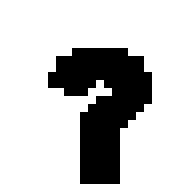
#> input picture matplotlib/mpl-data/images/help.ppm, 24 x 24 px (shown 8 times larger); its folder holds only this picture in this run
$ python reconnaissanceCarte.py   (older library calls are emulated)
#> lines starting #> are read from the running program, lines starting #| are printed output that depends on the picture; after the words box and inside, x2 and y2 are one past the last pixel; in counts of white or black regions, pixels touching at a corner belong together
### pytesseract/pytesseract.py
#!/usr/bin/env python

import shlex
import string
import subprocess
import sys
import tempfile
from contextlib import contextmanager
from csv import QUOTE_NONE
from distutils.version import LooseVersion
from errno import ENOENT
from functools import wraps
from glob import iglob
from io import BytesIO
from os import environ, extsep, remove
from os.path import normcase, normpath, realpath
from pkgutil import find_loader
from threading import Timer

try:
    from PIL import Image
except ImportError:
    import Image


tesseract_cmd = 'tesseract'

numpy_installed = find_loader('numpy') is not None
if numpy_installed:
    from numpy import ndarray

pandas_installed = find_loader('pandas') is not None
if pandas_installed:
    import pandas as pd

RGB_MODE = 'RGB'
SUPPORTED_FORMATS = {'JPEG', 'PNG', 'PBM', 'PGM', 'PPM', 'TIFF', 'BMP', 'GIF'}

OSD_KEYS = {
    'Page number': ('page_num', int),
    'Orientation in degrees': ('orientation', int),
    'Rotate': ('rotate', int),
    'Orientation confidence': ('orientation_conf', float),
    'Script': ('script', str),
    'Script confidence': ('script_conf', float),
}


class Output:
    BYTES = 'bytes'
    DATAFRAME = 'data.frame'
    DICT = 'dict'
    STRING = 'string'


class PandasNotSupported(EnvironmentError):
    def __init__(self):
        super(PandasNotSupported, self).__init__('Missing pandas package')


class TesseractError(RuntimeError):
    # [4 lines left out: function __init__, not called in this run]


class TesseractNotFoundError(EnvironmentError):
    # [4 lines left out: function __init__, not called in this run]


class TSVNotSupported(EnvironmentError):
    # [4 lines left out: function __init__, not called in this run]


def kill(process, code):
    process.kill()
    process.returncode = code


# [21 lines left out: function timeout_manager, not called in this run]


def run_once(func):
    # [5 lines left out: function wrapper, not called in this run]

    wrapper._result = wrapper
    return wrapper


# [14 lines left out: functions get_errors, cleanup, not called in this run]


def prepare(image):
    if numpy_installed and isinstance(image, ndarray):
        image = Image.fromarray(image)

    if not isinstance(image, Image.Image):
        raise TypeError('Unsupported image object')

    extension = 'PNG' if not image.format else image.format
    if extension not in SUPPORTED_FORMATS:
        raise TypeError('Unsupported image format/type')

    if not image.mode.startswith(RGB_MODE):
        image = image.convert(RGB_MODE)

    if 'A' in image.getbands():
        # discard and replace the alpha channel with white background
        background = Image.new(RGB_MODE, image.size, (255, 255, 255))
        background.paste(image, (0, 0), image)
        image = background

    image.format = extension
    return image, extension


@contextmanager
def save(image):
    with tempfile.NamedTemporaryFile(prefix='tess_') as f:
        if isinstance(image, str):
            yield f.name, realpath(normpath(normcase(image)))
            return

        image, extension = prepare(image)
        input_file_name = f.name + extsep + extension
        image.save(input_file_name, format=extension, **image.info)

        try:
            yield f.name, input_file_name
        finally:
            cleanup(input_file_name)


# [57 lines left out: functions subprocess_args, run_tesseract, not called in this run]


def run_and_get_output(
    image,
    extension='',
    lang=None,
    config='',
    nice=0,
    timeout=0,
    return_bytes=False,
):

    with save(image) as (temp_name, input_filename):
        kwargs = {
            'input_filename': input_filename,
            'output_filename_base': temp_name,
            'extension': extension,
            'lang': lang,
            'config': config,
            'nice': nice,
            'timeout': timeout,
        }

        run_tesseract(**kwargs)
        filename = kwargs['output_filename_base'] + extsep + extension
        with open(filename, 'rb') as output_file:
            if return_bytes:
                return output_file.read()
            return output_file.read().decode('utf-8').strip()


# [68 lines left out: functions file_to_dict, is_valid, osd_to_dict, get_tesseract_version, not called in this run]


def image_to_string(
    image, lang=None, config='', nice=0, output_type=Output.STRING, timeout=0,
):
    """
    Returns the result of a Tesseract OCR run on the provided image to string
    """
    args = [image, 'txt', lang, config, nice, timeout]

    return {
        Output.BYTES: lambda: run_and_get_output(*(args + [True])),
        Output.DICT: lambda: {'text': run_and_get_output(*args)},
        Output.STRING: lambda: run_and_get_output(*args),
    }[output_type]()


# [110 lines left out: functions image_to_pdf_or_hocr, image_to_boxes, get_pandas_output, image_to_data, image_to_osd, main, not called in this run]


# [2 lines that do not run on import are left out]

### reconnaissanceCarte.py

import pytesseract                  #pour faire de la reconnaissance de caracteres
import cv2                          #pour appliquer des methodes de TIM
import numpy as np                  #pour appliquer des methodes de TIM
import matplotlib.pyplot as plt     #pour afficher une image
import math                         #pour utiliser floor et ceil
import pylab                        #pour afficher des courbes
import os                           #pour avoir les paths
from xml.etree import ElementTree
from xml.etree.ElementTree import Element, SubElement, Comment, tostring
from xml.dom import minidom
from tkinter import Tk
from tkinter.filedialog import askopenfilename

Tk().withdraw() # we don't want a full GUI, so keep the root window from appearing
filename = askopenfilename() # show an "Open" dialog box and return the path to the selected file
#> the answer given: matplotlib/mpl-data/images/help.ppm
print()


pytesseract.pytesseract.tesseract_cmd = r'C:\Program Files\Tesseract-OCR\tesseract.exe'


def ocr_core(image):
    """
    This function will handle the core OCR processing of images.
    """
    text = pytesseract.image_to_string(image)
    return text

def get_sub_image(image,coord):
    """
    this function return the part of an image giving the coord of the selection
    the crop region must be given as a 4-tuple - (left, upper, right, lower).
    """
    x1 = coord[0]
    y1 = coord[1]
    x2 = coord[2]
    y2 = coord[3]
    cropped_im = image[y1:y2, x1:x2]
    return cropped_im

def delimited_ocr(image,coord):
    imageReduite = get_sub_image(image, coord)
    #affiche_image(imageReduite)   # decommenter pour voir les zones qui sont selectionnés
    return ocr_core(imageReduite)

def affiche_image(image):
    plt.imshow(image)
    plt.show()


def affiche_zone(image,coord):
    zone = get_sub_image(image,coord)
    affiche(zone)

# [35 lines left out: functions size_carre, centre_carre, plus_petit, not called in this run]


def detect_carre(image):
    """
    renvoi la position des carrés sur la page
    """

    contours, ret = cv2.findContours(image, cv2.RETR_TREE, cv2.CHAIN_APPROX_NONE)

    #recupere tous les carres de la page
    listeCarres =[]
    for cnt in contours:
        cv2.drawContours(gray, [cnt], 0 , 0)
        approx = cv2.approxPolyDP(cnt , 0.05 * cv2.arcLength(cnt, True), True)  #nombre de coté du polygone

        if len(approx) == 4:
            point1 = (approx.ravel()[0], approx.ravel()[1])
            point2 = (approx.ravel()[4], approx.ravel()[5])
            carre = (point1, point2)
            listeCarres.append(carre)

    return listeCarres


# [85 lines left out: functions select_bon_carre, detect_centre_motif, detect_taille_motif, translation_image, agrandissement_image, not called in this run]

def processing_cadrage(image):

    equalized = cv2.equalizeHist(image)
    ret, seuil = cv2.threshold(equalized, 12, 255, cv2.THRESH_BINARY)

    kernel = np.ones((5,5),np.uint8)
    closing = cv2.morphologyEx(seuil, cv2.MORPH_CLOSE, kernel, iterations = 1) #erosion suivi d'une dilatation
    opening = cv2.morphologyEx(closing, cv2.MORPH_OPEN, kernel, iterations = 6) #erosion suivi d'une dilatation
    dilate = cv2.dilate(opening,kernel,iterations = 2)
    erosion = cv2.erode(dilate,kernel,iterations = 2)
    return erosion


# [6 lines left out: function prettify, not called in this run]


##########          Chargement de l'image           #######################

fichier = filename
imageOriginal = cv2.imread(fichier)
#> imageOriginal is the input picture: shape (24, 24, 3); 78.5% white; 1 black region, box (x1, y1, x2, y2) and area: (6, 6, 19, 23) 124


#########         Pre-processing                    #######################

gray = cv2.cvtColor(imageOriginal, cv2.COLOR_BGR2GRAY) #passage en nuance de gris

#unsharp masking
flou = cv2.GaussianBlur(gray,(9,9),10)
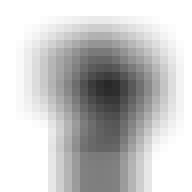
#> flou: shape (24, 24) (shown 8 times larger); min 40, max 255, mean 199.1
mask = gray - flou
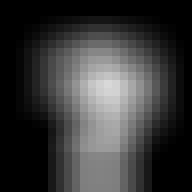
#> mask: shape (24, 24) (shown 8 times larger); min 0, max 216, mean 56.1
sharp = cv2.addWeighted(gray, 1, mask , 0.03, 0) #ajoute l'original avec le mask pondéré


#laplacian shapening
laplacien = cv2.Laplacian(sharp,cv2.CV_64F)
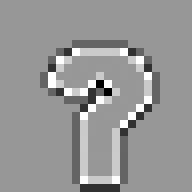
#> laplacien: shape (24, 24) float64 (shown 8 times larger); min -747, max 507, mean -2.2; drawn with min black and max white
laplacienScaled = cv2.convertScaleAbs(laplacien)
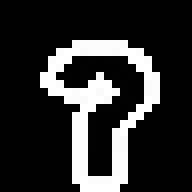
#> laplacienScaled: shape (24, 24) (shown 8 times larger); min 0, max 255, mean 47.5
image = cv2.addWeighted(sharp, 1, laplacienScaled , -0.2, 0)

#changer a true pour afficher le spectre frequenciel
if(False ):
    #transformation en fréquence
    dft = cv2.dft(np.float32(image),flags = cv2.DFT_COMPLEX_OUTPUT)      #transforme en fréquence
    dft_shift = np.fft.fftshift(dft)
    magnitude_spectrum = 20*np.log(cv2.magnitude(dft_shift[:,:,0],dft_shift[:,:,1]))

    #filtrage des frequences
    rows, cols = image.shape
    crow,ccol = math.floor(rows/2) , math.floor(cols/2)
    mask = np.ones((rows,cols,2),np.uint8)
    mask[crow-500:crow+500, ccol-100:ccol+100] = 0
    fshift = dft_shift*mask
    magnitude_spectrum2 = 20*np.log(cv2.magnitude(fshift[:,:,0],fshift[:,:,1]))

    #reconstruction de l'image
    f_ishift = np.fft.ifftshift(fshift)
    img_back = cv2.idft(f_ishift)
    img_back = cv2.magnitude(img_back[:,:,0],img_back[:,:,1])

    #affichage du spectre
    plt.subplot(141),plt.imshow(image, cmap = 'gray')
    plt.title('Input Image'), plt.xticks([]), plt.yticks([])
    plt.subplot(142),plt.imshow(magnitude_spectrum, cmap = 'gray')
    plt.title('Magnitude Spectrum'), plt.xticks([]), plt.yticks([])
    plt.subplot(143),plt.imshow(magnitude_spectrum2, cmap = 'gray')
    plt.title('Magnitude Spectrum Filtered'), plt.xticks([]), plt.yticks([])
    plt.subplot(144),plt.imshow(img_back, cmap = 'gray')
    plt.title('Output Image'), plt.xticks([]), plt.yticks([])
    plt.show()

imageTraitee = image


##########        Recadrage de l'image           #######################

original = cv2.imread(fichier)

#pre-processing image
#   fait les taches de pre processing pour cadrer l'image
#   met en nuance de gris, puis threshold, puis morphologie

gray = cv2.cvtColor(original, cv2.COLOR_BGR2GRAY)
imageProcessed = processing_cadrage(gray)
#> in processing_cadrage, `closing = cv2.morphologyEx(seuil, cv2.MORPH_CLOSE, kernel, iterations ..`: closing: shape (24, 24); 92.2% white; 1 black region, box (x1, y1, x2, y2) and area: (10, 14, 15, 23) 45
#> in processing_cadrage, `opening = cv2.morphologyEx(closing, cv2.MORPH_OPEN, kernel, iterations..`:
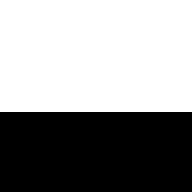
#> opening: shape (24, 24) (shown 8 times larger); 58.3% white; 1 black region, box (x1, y1, x2, y2) and area: (0, 14, 24, 24) 240
#> in processing_cadrage, `dilate = cv2.dilate(opening,kernel,iterations = 2)`:
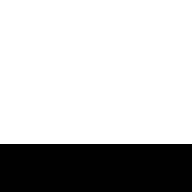
#> dilate: shape (24, 24) (shown 8 times larger); 75% white; 1 black region

#recupere les coordonnées des carrés
listeCarres = detect_carre(imageProcessed)
#> in detect_carre, `contours, ret = cv2.findContours(image, cv2.RETR_TREE, cv2.CHAIN_APPRO..`: contours = 1 contour; box (x1, y1, x2, y2) and area: (0, 0, 24, 14) 299; ret = [[-1, -1, -1, -1]]
#> the loop in detect_carre, `for cnt in contours:` made 1 pass
#> (approx, carre) on pass 1: ([[0, 0], [0, 13], [23, 13], [23, 0]], ((0, 0), (23, 13)))
#> after the loop in detect_carre, `for cnt in contours:`:
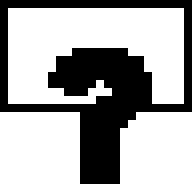
#> gray: shape (24, 24) (shown 8 times larger); 67.2% white; 1 black region, box (x1, y1, x2, y2) and area: (0, 0, 24, 23) 189
#> after the loop in detect_carre, `for cnt in contours:`: listeCarres = [((0, 0), (23, 13))]
#> listeCarres = [((0, 0), (23, 13))]

#si moins de 4, on ne peux pas recadrer l'image
if(len(listeCarres) >= 4):
    listeBonCarres = select_bon_carre(listeCarres)

    #calcule la taille de la forme regroupant les 4 carrées
    taille = detect_taille_motif(listeBonCarres)

    #distance mesure directemnt sur 1 image de reference=> 765 pixel de diagonale
    tailleReference = 765

    #agrandissement du document
    imageAgrandi = agrandissement_image(imageTraitee,taille,tailleReference)

    #repetions des etapes precedentes avec une image agrandie
    imageProcessed = processing_cadrage(imageAgrandi)
    listeCarres = detect_carre(imageProcessed)
    listeBonCarres = select_bon_carre(listeCarres)

    #calcule le centre de la forme regroupant les 4 carrés
    centre = detect_centre_motif(listeBonCarres)

    #centre mesurée directement sur l'image de reference=> (626,350)
    centreReference = (626,350)

    #translation du document
    imageTranslated = translation_image(imageAgrandi, centre, centreReference)
    imageTraitee = imageTranslated

    """
    print("trouvé au moins 4 carrés !")
    print("taille du motif avant grossisment : " + str(taille))
    print("centre du motif avant grossisment : " + str(centre))
    print("resolution apres agrandissemnt : " + str(imageAgrandi.shape))
     """
"""
#show the squares detected
plt.imshow(imageProcessed, cmap = 'gray', interpolation = 'bicubic')
plt.xticks([]), plt.yticks([])  # to hide tick values on X and Y axis
plt.show()
"""

#print(listeCarres) #affiche dans le terminal les coordonées des carrés pour une verification manuelle


#cv2.imshow('image traité',imageTraitee)

##########        Recuperation des champs           #######################
#les coordonnées sont sous la forme (gauche,haut,droite,bas)


#ID carte
coord = (220,98,426,126)
numeroID = delimited_ocr(imageTraitee,coord)
#> in get_sub_image, `cropped_im = image[y1:y2, x1:x2]`: cropped_im = empty array
#> (the run stopped early here; a loop or call above may not have finished)
